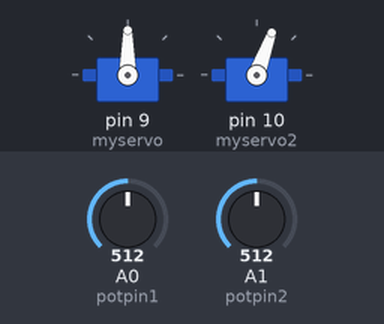
Recording of a sketch running on a simulated Arduino Uno, built with avr-gcc and run on an emulated ATmega328P. On the bench: 2 × servo. The test bench sets the inputs (shaded band); at power-on: A0 (potpin1) = 512, A1 (potpin2) = 512.

Above: at 1.2 s.
1.3 s: A0 (potpin1) set to 716
At 1.6 s:
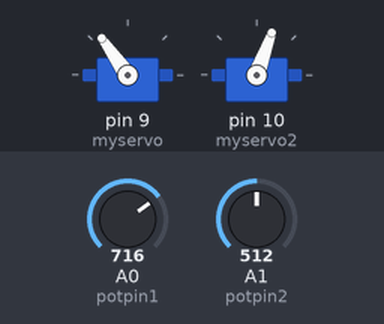
2.8 s: A1 (potpin2) set to 716
At 4.0 s:
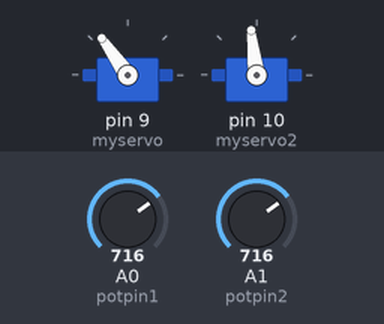
4.3 s: A0 (potpin1) set to 900
At 5.5 s:
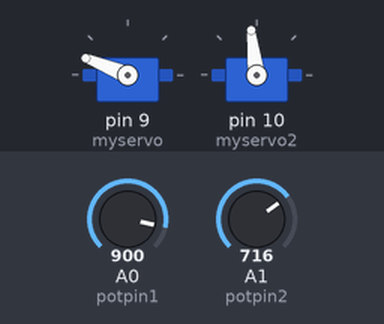
5.8 s: A1 (potpin2) set to 900
At 7.0 s:
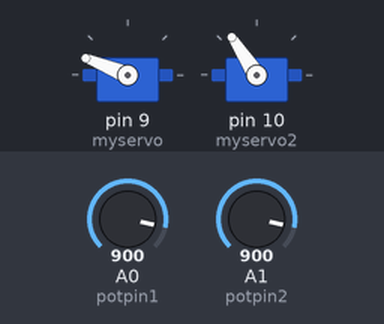
7.3 s: A0 (potpin1) set to 1023
At 8.5 s:
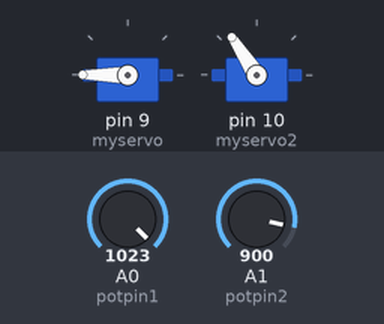
8.8 s: A1 (potpin2) set to 1023
At 10.1 s:
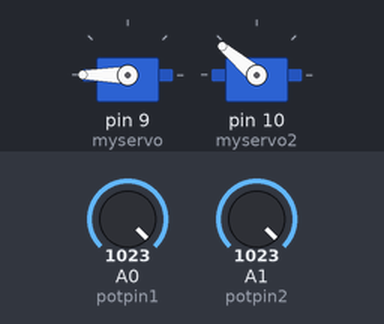
Timing chart, 0 to 11.3 s (numbered marks = the images above; inputs shaded):
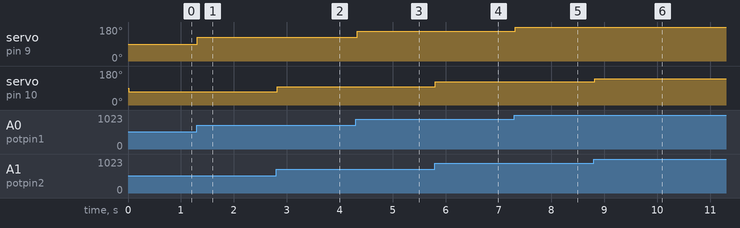

The sketch:

waleed6_1_.ino
```cpp
/*
 Controlling a servo position using a potentiometer (variable resistor)
 by Michal Rinott <http://people.interaction-ivrea.it/m.rinott>

 modified on 8 Nov 2013
 by Scott Fitzgerald
 http://www.arduino.cc/en/Tutorial/Knob
*/

#include <Servo.h>

Servo myservo;  // create servo object to control a servo
Servo myservo2;  // create servo object to control a servo


int potpin1 = 0;  // analog pin used to connect the potentiometer
int potpin2 = 1;
int val;    // variable to read the value from the analog pin

void setup() {
 myservo.attach(9);
  myservo2.attach(10);  // attaches the servo on pin 9 to the servo object
}


void loop() {
  val = analogRead(potpin1);            // reads the value of the potentiometer (value between 0 and 1023)
  val = map(val, 0, 1023, 0, 180);     // scale it to use it with the servo (value between 0 and 180)
  myservo.write(val);                  // sets the servo position according to the scaled value

  delay(15);
  // waits for the servo to get there
val = analogRead(potpin2);            // reads the value of the potentiometer (value between 0 and 1023)
  val = map(val, 0, 1023, 0, 140);     // scale it to use it with the servo (value between 0 and 180)
  myservo2.write(val);                  // sets the servo position according to the scaled value
  delay(15);
}
```

Measured:
- after the input at 1.3 s, servo on pin 9 (myservo): 90° → 125° at once
- after the input at 2.8 s, servo on pin 10 (myservo2): 70° → 97° at once
- after the input at 4.3 s, servo on pin 9 (myservo): 125° → 158° at once
- after the input at 5.8 s, servo on pin 10 (myservo2): 97° → 123° at once
- after the input at 7.3 s, servo on pin 9 (myservo): 158° → 180° at once
- after the input at 8.8 s, servo on pin 10 (myservo2): 123° → 140° at once
